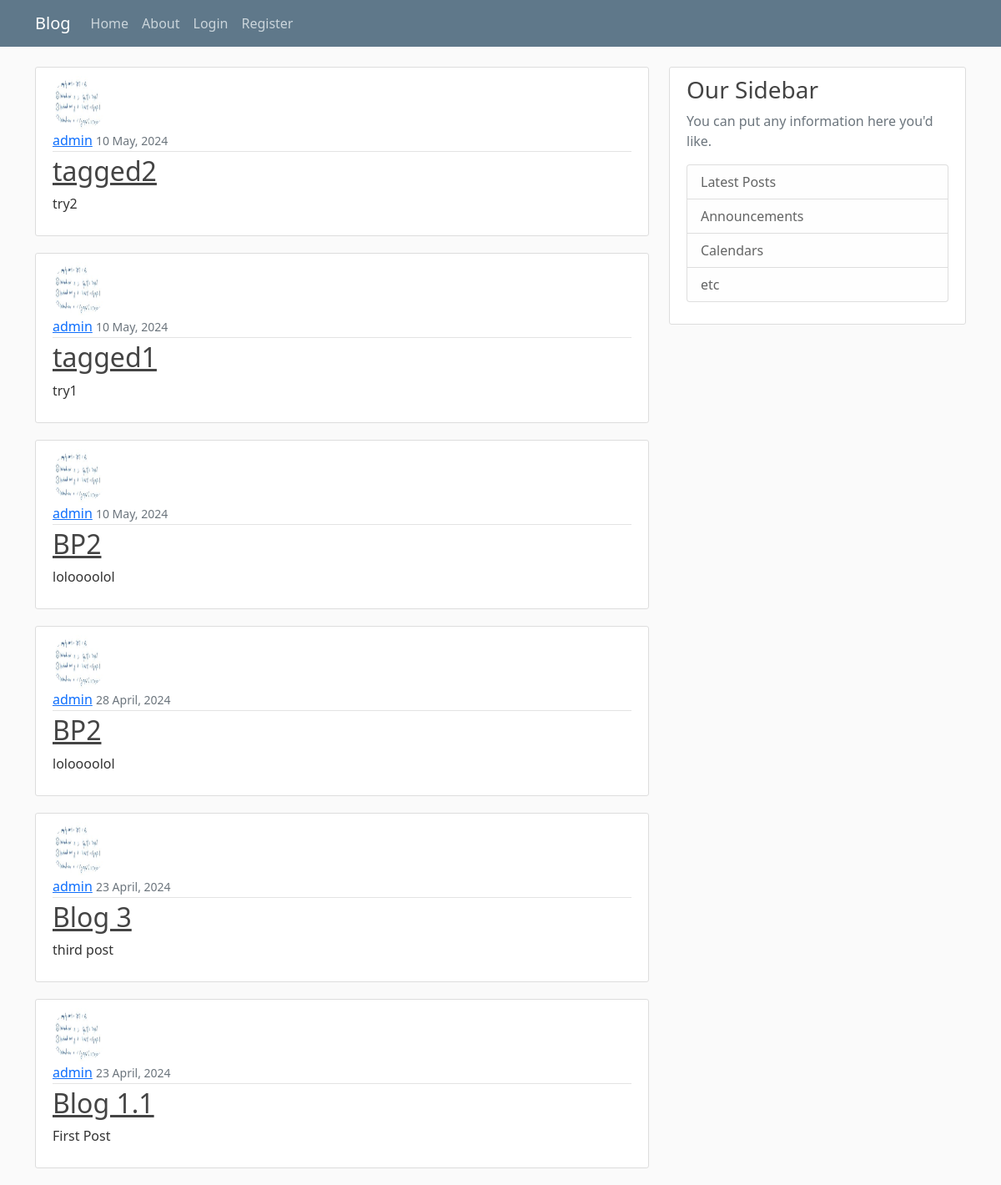
Page /blog/ on the earlier database version.
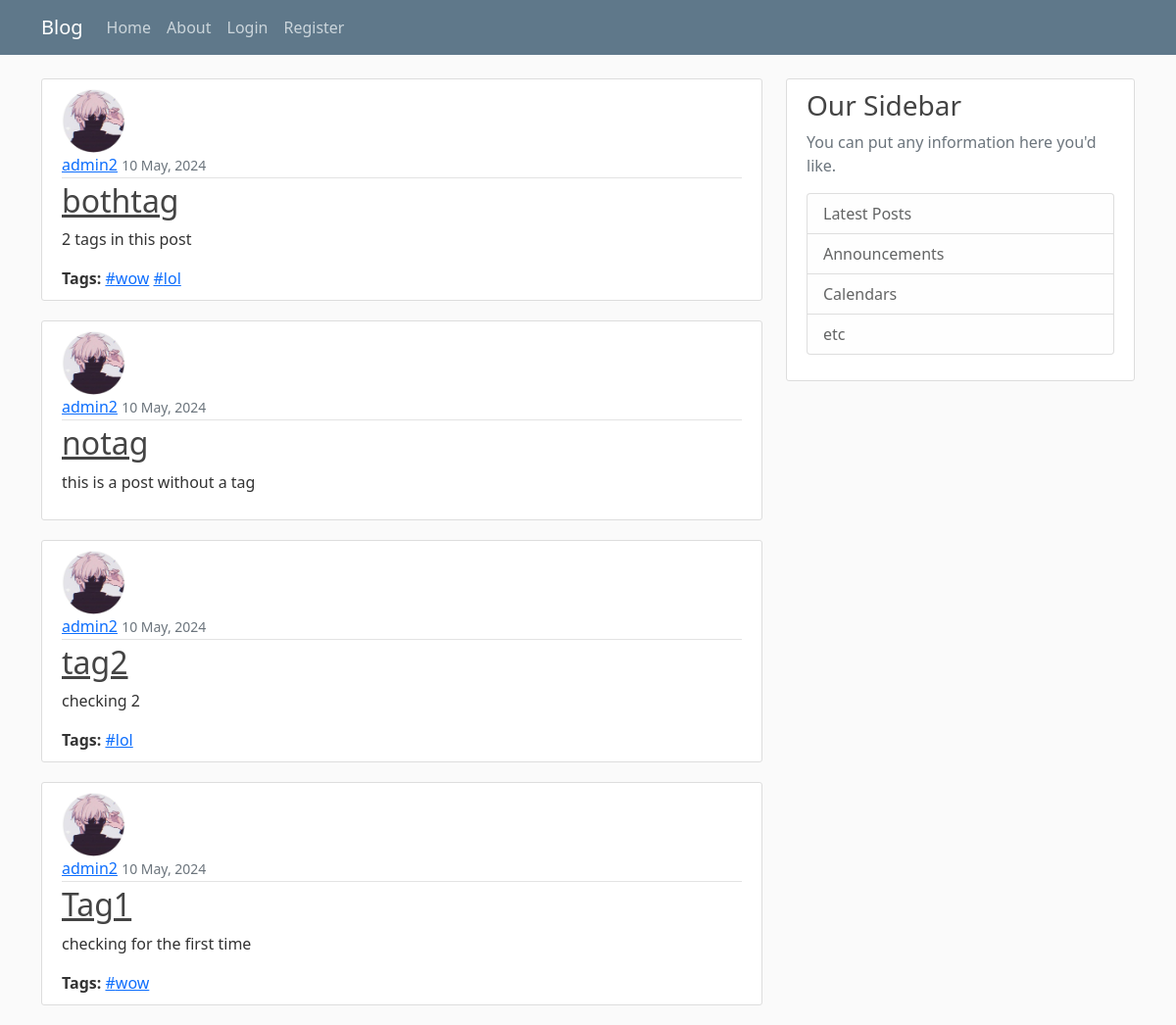
Same page on the later database version.
### blog/models.py (models this page shows, shortened)
class Post(models.Model):
    title = models.CharField(max_length=100)
    content = models.TextField()
    date = models.DateTimeField(default=timezone.now)
    author = models.ForeignKey(User, on_delete=models.CASCADE)
    tags = models.ManyToManyField(Tag, blank=True)

class Tag(models.Model):
    name = models.CharField(max_length=50, unique=True)

### users/models.py (models this page shows, shortened)
class Profile(models.Model):
    user = models.OneToOneField(User, on_delete=models.CASCADE)
    image = models.ImageField(default='default.jpg', upload_to='profile_pics')

### blog/views.py (the view)
# urls.py: path('', PostListView.as_view(), name='blog-home'),
class PostListView(ListView):
    model = Post
    template_name = 'blog/home.html'
    context_object_name = 'posts'
    ordering = ['-date']

### blog/templates/blog/home.html
{% extends "blog/base.html" %}
{% block content %}
    {% for post in posts %}
        <article class="media content-section">
            <img class="rounded-circle article-img" src="{{ post.author.profile.image.url }}">
            <div class="media-body">
                <div class="article-metadata">
                  <a class="mr-2" href="#">{{ post.author }}</a>
                  <small class="text-muted">{{ post.date|date:"d F, Y" }}</small>
                </div>
                <h2><a class="article-title" href="{% url 'post-detail' post.id %}">{{ post.title }}</a></h2>
                <p class="article-content">{{ post.content }}</p>
                {% if post.tags.exists %}
                <div class="article-tags">
                    <strong>Tags:</strong>
                    {% for tag in post.tags.all %}
                        <a href="{% url 'search-tags' tag.name %}">#{{ tag.name }}</a>
                    {% endfor %}
                </div>
                {% endif %}
            </div>
        </article>
    {% endfor %}
{% endblock content %}

### blog/templates/blog/base.html (shortened to what this page needs)
{% load static %}
{{ '<' }}{{ '!DOCTYPE html>' }}
<html lang="en">
<head>
    <link href="https://cdn.jsdelivr.net/npm/bootstrap@5.0.2/dist/css/bootstrap.min.css" rel="stylesheet">
    <link rel="stylesheet" type="text/css" href="{% static 'blog/main.css' %}">
</head>
<body>
    <header class="site-header">
      <nav class="navbar navbar-expand-md navbar-dark bg-steel fixed-top">
        <div class="container">
          <a class="navbar-brand mr-4" href="{% url 'blog-home' %}">Blog</a>
          <div class="collapse navbar-collapse" id="navbarToggle">
            <div class="navbar-nav mr-auto">
              <a class="nav-item nav-link" href="{% url 'blog-home' %}">Home</a>
              <a class="nav-item nav-link" href="{% url 'blog-about' %}">About</a>
            </div>
            <div class="navbar-nav">
                {% if user.is_authenticated %}
                    <a class="nav-item nav-link" href="{% url 'profile' %}">Profile</a>
                    <a class="nav-item nav-link" href="{% url 'logout' %}">Logout</a>
                {% else %}
                    <a class="nav-item nav-link" href="{% url 'login' %}">Login</a>
                    <a class="nav-item nav-link" href="{% url 'register' %}">Register</a>
                {% endif %}
            </div>
          </div>
        </div>
      </nav>
    </header>
    <main role="main" class="container">
      <div class="row">
        <div class="col-md-8">
            {% block content %}{% endblock %}
        </div>
        <div class="col-md-4">
          <div class="content-section">
            <h3>Our Sidebar</h3>
            <p class='text-muted'>You can put any information here you'd like.
              <ul class="list-group">
                <li class="list-group-item list-group-item-light">Latest Posts</li>
                <li class="list-group-item list-group-item-light">Announcements</li>
                <li class="list-group-item list-group-item-light">Calendars</li>
                <li class="list-group-item list-group-item-light">etc</li>
              </ul>
            </p>
          </div>
        </div>
      </div>
    </main>
</body>
</html>

### blog/static/blog/main.css (style rules this page uses)
body { background: #fafafa; color: #333333; margin-top: 5rem; }
h1, h2, h3, h4, h5, h6 { color: #444444; }
ul { margin: 0; }
.bg-steel { background-color: #5f788a; }
.site-header .navbar-nav .nav-link { color: #cbd5db; }
.content-section { background: #ffffff; padding: 10px 20px; border: 1px solid #dddddd; border-radius: 3px; margin-bottom: 20px; }
.article-title { color: #444444; }
.article-content { white-space: pre-line; }
.article-img { height: 65px; width: 65px; margin-right: 16px; }
.article-metadata { padding-bottom: 1px; margin-bottom: 4px; border-bottom: 1px solid #e3e3e3 }

Differences in the rows shown:
removed Post: author.profile.image (picture), author "admin", date "10 May, 2024", title "tagged2", content "try2"
removed Post: author.profile.image (picture), author "admin", date "10 May, 2024", title "tagged1", content "try1"
removed Post: author.profile.image (picture), author "admin", date "10 May, 2024", title "BP2", content "loloooolol"
removed Post: author.profile.image (picture), author "admin", date "28 April, 2024", title "BP2", content "loloooolol"
removed Post: author.profile.image (picture), author "admin", date "23 April, 2024", title "Blog 3", content "third post"
removed Post: author.profile.image (picture), author "admin", date "23 April, 2024", title "Blog 1.1", content "First Post"
added Post: author.profile.image (placeholder picture), author "admin2", date "10 May, 2024", title "bothtag", content "2 tags in this post"
added Tag: name "wow"
added Tag: name "lol"
added Post: author.profile.image (placeholder picture), author "admin2", date "10 May, 2024", title "notag", content "this is a post without a tag"
added Post: author.profile.image (placeholder picture), author "admin2", date "10 May, 2024", title "tag2", content "checking 2"
added Post: author.profile.image (placeholder picture), author "admin2", date "10 May, 2024", title "Tag1", content "checking for the first time"
